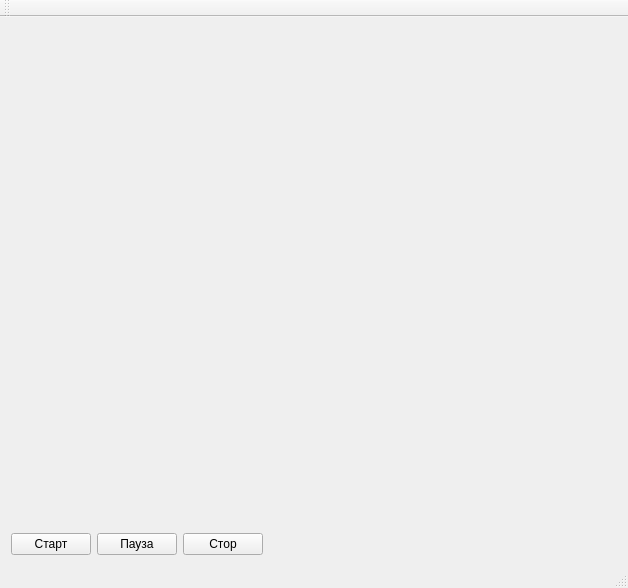
<?xml version="1.0" encoding="UTF-8"?>
<ui version="4.0">
 <class>MainWindow</class>
 <widget class="QMainWindow" name="MainWindow">
  <property name="geometry">
   <rect>
    <x>0</x>
    <y>0</y>
    <width>628</width>
    <height>588</height>
   </rect>
  </property>
  <property name="windowTitle">
   <string>Test 1</string>
  </property>
  <widget class="QWidget" name="centralWidget">
   <layout class="QVBoxLayout" name="verticalLayout">
    <item>
     <widget class="QCustomPlot" name="customPlot" native="true">
      <property name="sizePolicy">
       <sizepolicy hsizetype="Preferred" vsizetype="MinimumExpanding">
        <horstretch>0</horstretch>
        <verstretch>0</verstretch>
       </sizepolicy>
      </property>
     </widget>
    </item>
    <item>
     <layout class="QHBoxLayout" name="horizontalLayout">
      <item>
       <widget class="QPushButton" name="btn_play">
        <property name="text">
         <string>Старт</string>
        </property>
       </widget>
      </item>
      <item>
       <widget class="QPushButton" name="btn_pause">
        <property name="text">
         <string>Пауза</string>
        </property>
       </widget>
      </item>
      <item>
       <widget class="QPushButton" name="btn_stop">
        <property name="text">
         <string>Стор</string>
        </property>
       </widget>
      </item>
      <item>
       <spacer name="horizontalSpacer">
        <property name="orientation">
         <enum>Qt::Horizontal</enum>
        </property>
        <property name="sizeHint" stdset="0">
         <size>
          <width>40</width>
          <height>20</height>
         </size>
        </property>
       </spacer>
      </item>
     </layout>
    </item>
   </layout>
  </widget>
  <widget class="QMenuBar" name="menuBar">
   <property name="geometry">
    <rect>
     <x>0</x>
     <y>0</y>
     <width>628</width>
     <height>20</height>
    </rect>
   </property>
  </widget>
  <widget class="QToolBar" name="mainToolBar">
   <attribute name="toolBarArea">
    <enum>TopToolBarArea</enum>
   </attribute>
   <attribute name="toolBarBreak">
    <bool>false</bool>
   </attribute>
  </widget>
  <widget class="QStatusBar" name="statusBar"/>
 </widget>
 <layoutdefault spacing="6" margin="11"/>
 <customwidgets>
  <customwidget>
   <class>QCustomPlot</class>
   <extends>QWidget</extends>
   <header>../qcustomplot/qcustomplot.h</header>
   <container>1</container>
  </customwidget>
 </customwidgets>
 <resources/>
 <connections/>
</ui>
